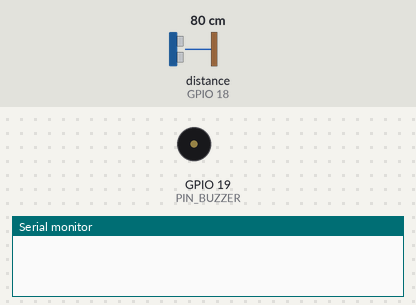
Simulated run of this program. Board: ESP32. Parts: buzzer (waves = sounding, pin HIGH), the last lines printed to the serial monitor. Wiring (from diagram.json): ultrasonic range finder: trigger GPIO 5; echo GPIO 18. The test bench sets the inputs (shaded band); at power-on: distance to the obstacle (sensor on GPIO 18) 80 cm. The echo pulse lasts 58.3 µs per cm; WiFi joins after 1.5 s; servers stay silent unless stated; pins used as bus, display or sensor lines are not drawn.

Above: at 3.0 s.
3.1 s: distance to the obstacle (sensor on GPIO 18) set to 12 cm
10.5 s: distance to the obstacle (sensor on GPIO 18) set to 9 cm
At 12.15 s:
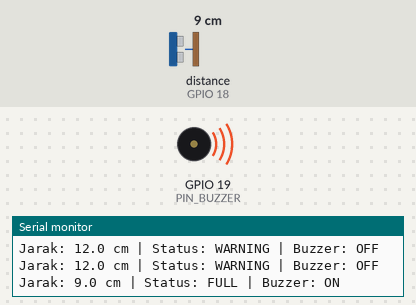
Timing chart, 0 to 21.3 s (numbered marks = the images above; inputs shaded):
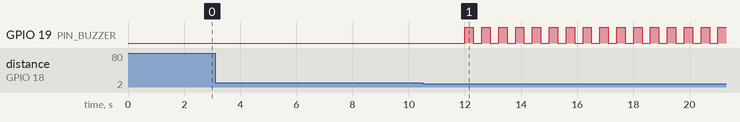

Measured:
- the behaviour switches between 11 and 10 cm on distance to the obstacle (sensor on GPIO 18) (found by bisection; images 0 and 1)
- after the input at 10.5 s, GPIO 19 (PIN_BUZZER): alternates HIGH for 0.30 s and LOW for 0.30 s, starting after 1.5 s

The program:

main.cpp
```cpp
#define BLYNK_TEMPLATE_ID "TMPL6hUXdhmRF"
#define BLYNK_TEMPLATE_NAME "Smart Trash Bin"
#define BLYNK_AUTH_TOKEN "MZtLSxBANKBTjKXKJGhIJajwHaBhg-e7"

#define BLYNK_PRINT Serial

#include <WiFi.h>
#include <BlynkSimpleEsp32.h>

// ---------- WiFi (Wokwi) ----------
char ssid[] = "Wokwi-GUEST";
char pass[] = "";

// ---------- Pin ----------
const int PIN_TRIG = 5;
const int PIN_ECHO = 18;
const int PIN_BUZZER = 19;

// ---------- Threshold (cm) ----------
const float THRESHOLD_FULL = 10.0;    // < 10 cm  -> FULL
const float THRESHOLD_WARNING = 20.0; // 10-20 cm -> WARNING, > 20 cm -> NORMAL

// ---------- Interval (ms) ----------
const unsigned long SENSOR_INTERVAL = 3000; // baca & kirim data tiap 3 detik
const unsigned long BEEP_INTERVAL = 300;    // kedip buzzer saat FULL

// ---------- State ----------
enum BinStatus
{
  NORMAL,
  WARNING,
  FULL
};
BinStatus currentStatus = NORMAL;
BinStatus previousStatus = NORMAL;

float distanceCm = 0;
bool buzzerActive = false;   // true saat status FULL
bool buzzerPinState = false; // kondisi fisik pin (untuk efek beep)

unsigned long lastSensorMillis = 0;
unsigned long lastBeepMillis = 0;

// Mengukur jarak (cm). Mengembalikan -1 jika tidak ada echo.
float readDistanceCm()
{
  digitalWrite(PIN_TRIG, LOW);
  delayMicroseconds(2);
  digitalWrite(PIN_TRIG, HIGH);
  delayMicroseconds(10);
  digitalWrite(PIN_TRIG, LOW);

  unsigned long duration = pulseIn(PIN_ECHO, HIGH, 30000UL); // timeout 30 ms
  if (duration == 0)
    return -1;
  return duration * 0.0343f / 2.0f;
}

const char *statusToText(BinStatus s)
{
  switch (s)
  {
  case FULL:
    return "FULL";
  case WARNING:
    return "WARNING";
  default:
    return "NORMAL";
  }
}

void updateStatus(float d)
{
  if (d < THRESHOLD_FULL)
    currentStatus = FULL;
  else if (d <= THRESHOLD_WARNING)
    currentStatus = WARNING;
  else
    currentStatus = NORMAL;

  buzzerActive = (currentStatus == FULL);
}

void updateStatusColor() {
  const char* color = "#23C48E";            // hijau  = NORMAL
  if (currentStatus == WARNING) color = "#ED9D00"; // kuning
  if (currentStatus == FULL)    color = "#D3435C"; // merah
  Blynk.setProperty(V1, "color", color);
}

void sendToBlynk()
{
  Blynk.virtualWrite(V0, distanceCm);
  Blynk.virtualWrite(V1, statusToText(currentStatus));
  Blynk.virtualWrite(V2, buzzerActive ? "ON" : "OFF");
  updateStatusColor();

  // Notifikasi hanya saat transisi menjadi FULL (tidak spam)
  if (currentStatus == FULL && previousStatus != FULL)
  {
    Blynk.logEvent("trash_full", "Trash Bin Full");
  }
}

void handleSensor()
{
  float d = readDistanceCm();
  if (d < 0)
  {
    Serial.println("Sensor: tidak ada echo, pembacaan dilewati");
    return;
  }
  distanceCm = d;
  updateStatus(distanceCm);

  Serial.printf("Jarak: %.1f cm | Status: %s | Buzzer: %s\n",
                distanceCm, statusToText(currentStatus),
                buzzerActive ? "ON" : "OFF");

  sendToBlynk();
  previousStatus = currentStatus;
}

// Buzzer berkedip tanpa delay
void handleBuzzer()
{
  if (!buzzerActive)
  {
    if (buzzerPinState)
    {
      digitalWrite(PIN_BUZZER, LOW);
      buzzerPinState = false;
    }
    return;
  }
  unsigned long now = millis();
  if (now - lastBeepMillis >= BEEP_INTERVAL)
  {
    lastBeepMillis = now;
    buzzerPinState = !buzzerPinState;
    digitalWrite(PIN_BUZZER, buzzerPinState);
  }
}

void setup()
{
  Serial.begin(115200);
  pinMode(PIN_TRIG, OUTPUT);
  pinMode(PIN_ECHO, INPUT);
  pinMode(PIN_BUZZER, OUTPUT);
  digitalWrite(PIN_BUZZER, LOW);

  Blynk.begin(BLYNK_AUTH_TOKEN, ssid, pass); // server default: blynk.cloud
}

void loop()
{
  Blynk.run();

  unsigned long now = millis();
  if (now - lastSensorMillis >= SENSOR_INTERVAL)
  {
    lastSensorMillis = now;
    handleSensor();
  }

  handleBuzzer();
}
```
